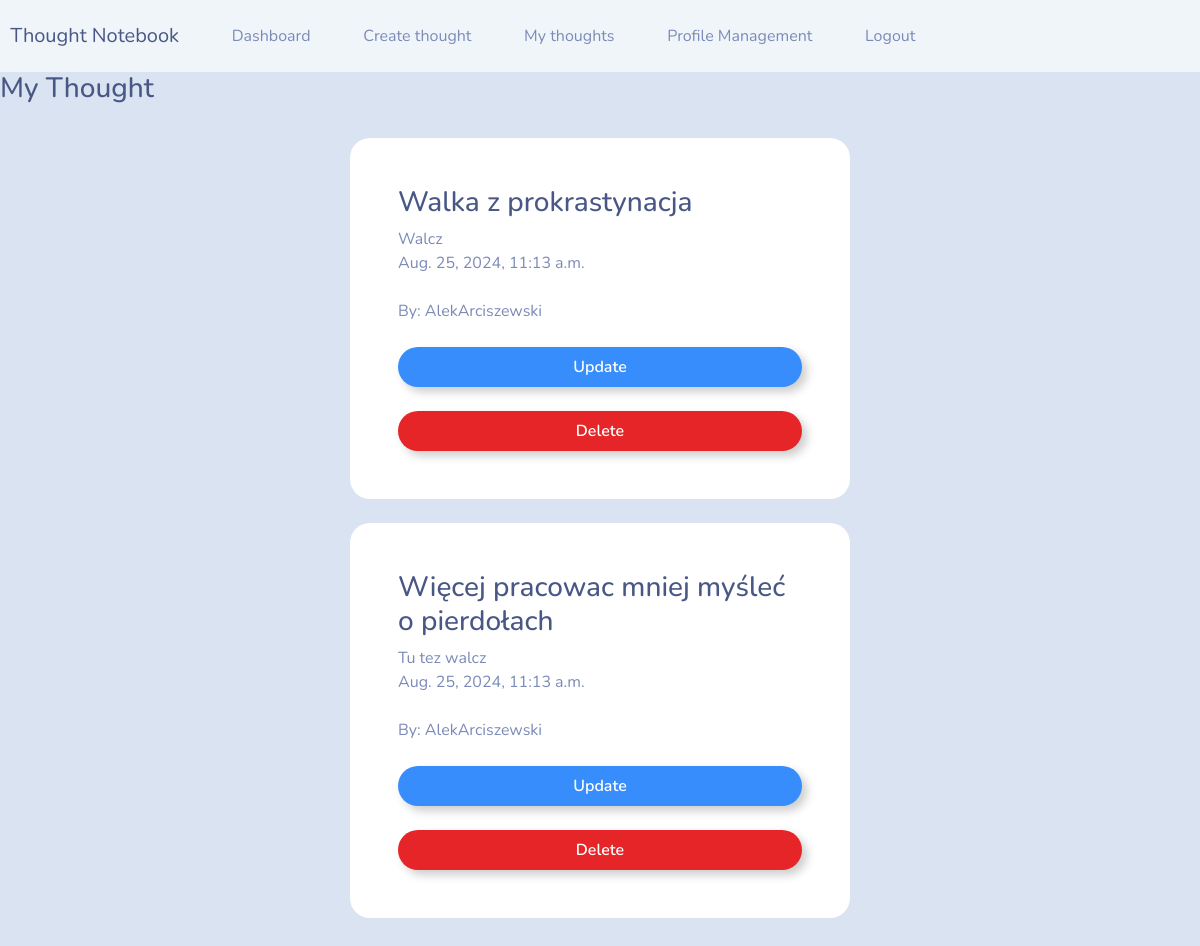
Before: /my_thoughts (signed in) with the older database file.
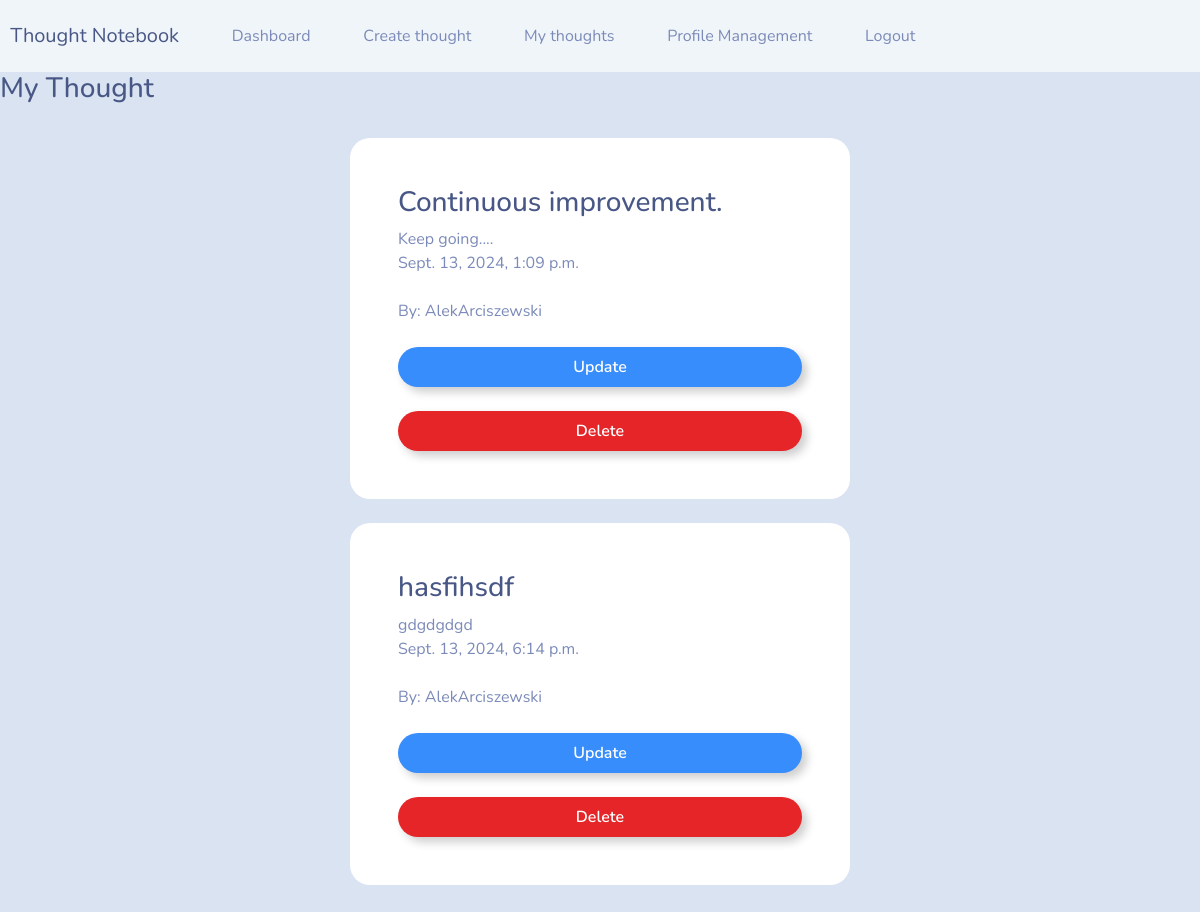
After: the same page with the newer database file.
### journal/models.py (models this page shows)
class Thought(models.Model):
    title = models.CharField(max_length=150)
    content = models.CharField(max_length=400)
    date_posted = models.DateTimeField(auto_now_add=True)
    user = models.ForeignKey(User, max_length=30, on_delete=models.CASCADE, null=True)

### journal/views.py (the view)
# urls.py: path("my_thoughts", views.my_thoughts, name="my_thoughts"),
@login_required(login_url='my_login')
def my_thoughts(request):
    current_user =  request.user.id
    thought = Thought.objects.all().filter(user=current_user)
    context = { 'AllThoughts': thought   }
    return render(request,'journal/my_thoughts.html', context )

### journal/templates/journal/my_thoughts.html
{% extends 'journal/navbar.html' %}
{% block content %}
<h3> My Thought </h3>
<br>
{% for thought in AllThoughts %}
<div class="container bg-white shadow-md p-5 form-layout">
    <h3> {{thought.title}} </h3>
    {{thought.content}}
    <br>
    {{thought.date_posted}}
    <br>
    <br>
    By: {{thought.user}}
    <br>
    <br>
    <a class="btn btn-outline-primary btn-md w-100 btn-block p-2" href="{% url  'update_thought' thought.id %}"> Update
    </a>
    <br>
    <br>
    <a class="btn btn-outline-danger btn-md w-100 btn-block p-2" href="{% url  'delete_thought' thought.id %}"> Delete
    </a>
</div>
<br>
{% endfor %}
<br>
{% endblock %}

### journal/templates/journal/navbar.html (shortened to what this page needs)
{% load static %}
<html>
    <head>
        <link rel="stylesheet" type="text/css" href="https://bootswatch.com/5/morph/bootstrap.min.css">
        <link rel="stylesheet" type="text/css" href="{% static ' css/styles.css'    %}">
    </head>
    <nav class="navbar navbar-expand-lg navbar-light bg-light justify-content-center">
        <a class="navbar-brand main-heading">
          &nbsp; Thought Notebook
        </a>
        <div class="collapse navbar-collapse text-center" id="navbarNavDropdown">
          <ul class="navbar-nav ml-auto">
            <li class="nav-link">
              <a class="nav-link" href="{%  url 'dashboard'  %}">Dashboard</a>
            </li>
            <li class="nav-link">
              <a class="nav-link" href="{%  url 'create_thought' %}">Create thought</a>
            </li>
            <li class="nav-link">
              <a class="nav-link" href="{%  url 'my_thoughts' %}">My thoughts</a>
            </li>
            <li class="nav-link">
              <a class="nav-link" href="{%  url 'profile_management' %}"> Profile Management </a>
            </li>
            <li class="nav-link">
              <a class="nav-link" href="{%  url 'user_logout' %}"> Logout </a>
            </li>
          </ul>
        </div>
      </nav>
    {% block content %}
    {% endblock  %}
</html>

### static/css/styles.css (style rules this page uses)
.form-layout { border-radius: 20px; width: 500px; }

Changed rows visible on the page:
removed Thought: title "Walka z prokrastynacja", content "Walcz", date_posted "Aug. 25, 2024, 11:13 a.m.", user "AlekArciszewski"
removed Thought: title "Więcej pracowac mniej myśleć o pierdołach", content "Tu tez walcz", date_posted "Aug. 25, 2024, 11:13 a.m.", user "AlekArciszewski"
added Thought: title "Continuous improvement.", content "Keep going....", date_posted "Sept. 13, 2024, 1:09 p.m.", user "AlekArciszewski"
added Thought: title "hasfihsdf", content "gdgdgdgd", date_posted "Sept. 13, 2024, 6:14 p.m.", user "AlekArciszewski"
